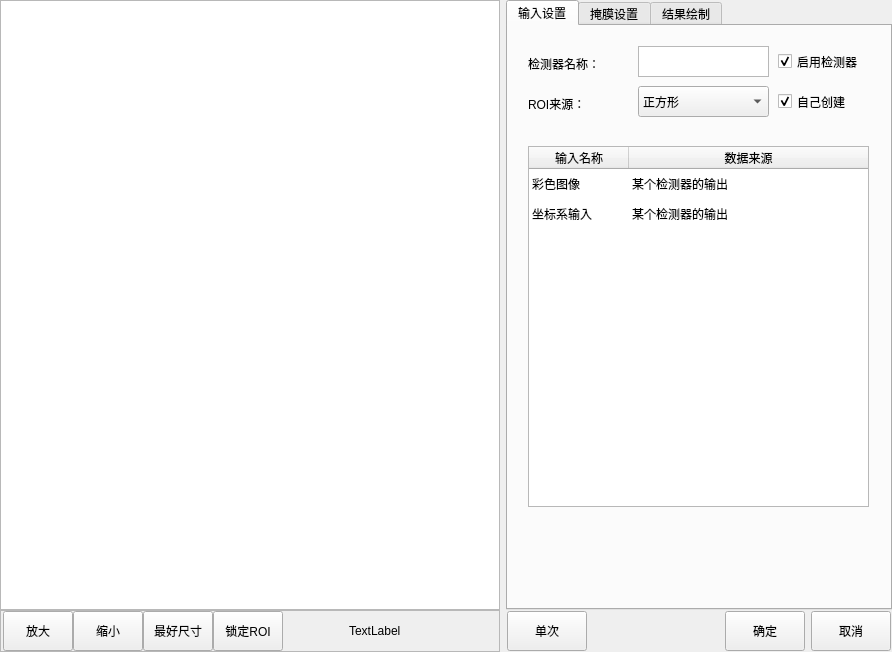
<?xml version="1.0" encoding="UTF-8"?>
<ui version="4.0">
 <class>CMvColorImagesCut</class>
 <widget class="QWidget" name="CMvColorImagesCut">
  <property name="geometry">
   <rect>
    <x>0</x>
    <y>0</y>
    <width>892</width>
    <height>652</height>
   </rect>
  </property>
  <property name="windowTitle">
   <string>彩色图片裁剪</string>
  </property>
  <layout class="QHBoxLayout" name="horizontalLayout_3">
   <property name="leftMargin">
    <number>0</number>
   </property>
   <property name="topMargin">
    <number>0</number>
   </property>
   <property name="rightMargin">
    <number>0</number>
   </property>
   <property name="bottomMargin">
    <number>0</number>
   </property>
   <item>
    <layout class="QVBoxLayout" name="verticalLayout">
     <property name="spacing">
      <number>0</number>
     </property>
     <item>
      <widget class="QGraphicsView" name="graphicsView_mainImage">
       <property name="minimumSize">
        <size>
         <width>500</width>
         <height>600</height>
        </size>
       </property>
      </widget>
     </item>
     <item>
      <widget class="QFrame" name="frame">
       <property name="minimumSize">
        <size>
         <width>0</width>
         <height>42</height>
        </size>
       </property>
       <property name="maximumSize">
        <size>
         <width>16777215</width>
         <height>42</height>
        </size>
       </property>
       <property name="frameShape">
        <enum>QFrame::StyledPanel</enum>
       </property>
       <property name="frameShadow">
        <enum>QFrame::Raised</enum>
       </property>
       <layout class="QHBoxLayout" name="horizontalLayout">
        <property name="spacing">
         <number>0</number>
        </property>
        <property name="leftMargin">
         <number>2</number>
        </property>
        <property name="topMargin">
         <number>0</number>
        </property>
        <property name="rightMargin">
         <number>0</number>
        </property>
        <property name="bottomMargin">
         <number>0</number>
        </property>
        <item>
         <widget class="QPushButton" name="pushButton_zoomIn">
          <property name="minimumSize">
           <size>
            <width>70</width>
            <height>40</height>
           </size>
          </property>
          <property name="maximumSize">
           <size>
            <width>70</width>
            <height>40</height>
           </size>
          </property>
          <property name="text">
           <string>放大</string>
          </property>
         </widget>
        </item>
        <item>
         <widget class="QPushButton" name="pushButton_zoomOut">
          <property name="minimumSize">
           <size>
            <width>70</width>
            <height>40</height>
           </size>
          </property>
          <property name="maximumSize">
           <size>
            <width>70</width>
            <height>40</height>
           </size>
          </property>
          <property name="text">
           <string>缩小</string>
          </property>
         </widget>
        </item>
        <item>
         <widget class="QPushButton" name="pushButton_zoomBest">
          <property name="minimumSize">
           <size>
            <width>70</width>
            <height>40</height>
           </size>
          </property>
          <property name="maximumSize">
           <size>
            <width>70</width>
            <height>40</height>
           </size>
          </property>
          <property name="text">
           <string>最好尺寸</string>
          </property>
         </widget>
        </item>
        <item>
         <widget class="QPushButton" name="pushButton_lockRoiMove">
          <property name="minimumSize">
           <size>
            <width>70</width>
            <height>40</height>
           </size>
          </property>
          <property name="maximumSize">
           <size>
            <width>70</width>
            <height>40</height>
           </size>
          </property>
          <property name="text">
           <string>锁定ROI</string>
          </property>
         </widget>
        </item>
        <item>
         <spacer name="horizontalSpacer">
          <property name="orientation">
           <enum>Qt::Horizontal</enum>
          </property>
          <property name="sizeHint" stdset="0">
           <size>
            <width>63</width>
            <height>20</height>
           </size>
          </property>
         </spacer>
        </item>
        <item>
         <widget class="QLabel" name="label_mousePos">
          <property name="minimumSize">
           <size>
            <width>150</width>
            <height>40</height>
           </size>
          </property>
          <property name="maximumSize">
           <size>
            <width>150</width>
            <height>40</height>
           </size>
          </property>
          <property name="text">
           <string>TextLabel</string>
          </property>
         </widget>
        </item>
       </layout>
      </widget>
     </item>
    </layout>
   </item>
   <item>
    <layout class="QVBoxLayout" name="verticalLayout_2">
     <property name="spacing">
      <number>0</number>
     </property>
     <item>
      <widget class="QTabWidget" name="tabWidget">
       <property name="minimumSize">
        <size>
         <width>382</width>
         <height>602</height>
        </size>
       </property>
       <property name="maximumSize">
        <size>
         <width>16777215</width>
         <height>16777215</height>
        </size>
       </property>
       <property name="currentIndex">
        <number>0</number>
       </property>
       <widget class="QWidget" name="tab">
        <attribute name="title">
         <string>输入设置</string>
        </attribute>
        <widget class="QLabel" name="label_funcName">
         <property name="geometry">
          <rect>
           <x>20</x>
           <y>30</y>
           <width>81</width>
           <height>16</height>
          </rect>
         </property>
         <property name="text">
          <string>检测器名称：</string>
         </property>
        </widget>
        <widget class="QLabel" name="label_roiCreat">
         <property name="geometry">
          <rect>
           <x>20</x>
           <y>70</y>
           <width>91</width>
           <height>16</height>
          </rect>
         </property>
         <property name="text">
          <string>ROI来源：</string>
         </property>
        </widget>
        <widget class="QCheckBox" name="checkBox_enableFunc">
         <property name="geometry">
          <rect>
           <x>270</x>
           <y>20</y>
           <width>101</width>
           <height>31</height>
          </rect>
         </property>
         <property name="minimumSize">
          <size>
           <width>101</width>
           <height>31</height>
          </size>
         </property>
         <property name="text">
          <string>启用检测器</string>
         </property>
         <property name="checked">
          <bool>true</bool>
         </property>
        </widget>
        <widget class="QCheckBox" name="checkBox_roiCreat">
         <property name="geometry">
          <rect>
           <x>270</x>
           <y>60</y>
           <width>101</width>
           <height>31</height>
          </rect>
         </property>
         <property name="minimumSize">
          <size>
           <width>101</width>
           <height>31</height>
          </size>
         </property>
         <property name="text">
          <string>自己创建</string>
         </property>
         <property name="checked">
          <bool>true</bool>
         </property>
         <property name="tristate">
          <bool>false</bool>
         </property>
        </widget>
        <widget class="QPlainTextEdit" name="plainTextEdit_funcName">
         <property name="geometry">
          <rect>
           <x>130</x>
           <y>20</y>
           <width>131</width>
           <height>31</height>
          </rect>
         </property>
         <property name="minimumSize">
          <size>
           <width>131</width>
           <height>31</height>
          </size>
         </property>
         <property name="maximumSize">
          <size>
           <width>131</width>
           <height>31</height>
          </size>
         </property>
         <property name="overwriteMode">
          <bool>false</bool>
         </property>
        </widget>
        <widget class="QComboBox" name="comboBox_imageSource">
         <property name="geometry">
          <rect>
           <x>130</x>
           <y>60</y>
           <width>131</width>
           <height>31</height>
          </rect>
         </property>
         <property name="minimumSize">
          <size>
           <width>131</width>
           <height>31</height>
          </size>
         </property>
         <property name="maximumSize">
          <size>
           <width>131</width>
           <height>31</height>
          </size>
         </property>
         <item>
          <property name="text">
           <string>正方形</string>
          </property>
         </item>
         <item>
          <property name="text">
           <string>圆形</string>
          </property>
         </item>
         <item>
          <property name="text">
           <string>多边形</string>
          </property>
         </item>
        </widget>
        <widget class="QTableWidget" name="tableWidget_input">
         <property name="geometry">
          <rect>
           <x>20</x>
           <y>120</y>
           <width>341</width>
           <height>361</height>
          </rect>
         </property>
         <property name="editTriggers">
          <set>QAbstractItemView::NoEditTriggers</set>
         </property>
         <property name="selectionMode">
          <enum>QAbstractItemView::SingleSelection</enum>
         </property>
         <property name="horizontalScrollMode">
          <enum>QAbstractItemView::ScrollPerItem</enum>
         </property>
         <property name="showGrid">
          <bool>false</bool>
         </property>
         <property name="sortingEnabled">
          <bool>false</bool>
         </property>
         <attribute name="horizontalHeaderCascadingSectionResizes">
          <bool>false</bool>
         </attribute>
         <attribute name="horizontalHeaderShowSortIndicator" stdset="0">
          <bool>false</bool>
         </attribute>
         <attribute name="horizontalHeaderStretchLastSection">
          <bool>true</bool>
         </attribute>
         <attribute name="verticalHeaderVisible">
          <bool>false</bool>
         </attribute>
         <attribute name="verticalHeaderCascadingSectionResizes">
          <bool>false</bool>
         </attribute>
         <row>
          <property name="text">
           <string>1</string>
          </property>
         </row>
         <row>
          <property name="text">
           <string>2</string>
          </property>
         </row>
         <column>
          <property name="text">
           <string>输入名称</string>
          </property>
         </column>
         <column>
          <property name="text">
           <string>数据来源</string>
          </property>
         </column>
         <item row="0" column="0">
          <property name="text">
           <string>彩色图像</string>
          </property>
         </item>
         <item row="0" column="1">
          <property name="text">
           <string>某个检测器的输出</string>
          </property>
         </item>
         <item row="1" column="0">
          <property name="text">
           <string>坐标系输入 </string>
          </property>
         </item>
         <item row="1" column="1">
          <property name="text">
           <string>某个检测器的输出</string>
          </property>
         </item>
        </widget>
       </widget>
       <widget class="QWidget" name="tab_3">
        <attribute name="title">
         <string>掩膜设置</string>
        </attribute>
        <widget class="QComboBox" name="comboBox_dEtectionMask">
         <property name="geometry">
          <rect>
           <x>130</x>
           <y>20</y>
           <width>131</width>
           <height>31</height>
          </rect>
         </property>
         <item>
          <property name="text">
           <string>不使用掩膜</string>
          </property>
         </item>
         <item>
          <property name="text">
           <string>本检测器ROI内掩膜</string>
          </property>
         </item>
         <item>
          <property name="text">
           <string>其他算法的掩膜</string>
          </property>
         </item>
        </widget>
        <widget class="QLabel" name="label_dEtectionMask">
         <property name="geometry">
          <rect>
           <x>10</x>
           <y>20</y>
           <width>111</width>
           <height>31</height>
          </rect>
         </property>
         <property name="text">
          <string>检测区域的掩膜：</string>
         </property>
        </widget>
        <widget class="QWidget" name="widget_Mask" native="true">
         <property name="enabled">
          <bool>false</bool>
         </property>
         <property name="geometry">
          <rect>
           <x>0</x>
           <y>50</y>
           <width>371</width>
           <height>251</height>
          </rect>
         </property>
         <widget class="QLabel" name="label_penWidth">
          <property name="geometry">
           <rect>
            <x>10</x>
            <y>50</y>
            <width>111</width>
            <height>31</height>
           </rect>
          </property>
          <property name="text">
           <string>画笔尺寸：</string>
          </property>
         </widget>
         <widget class="QSpinBox" name="spinBox_lightTime">
          <property name="geometry">
           <rect>
            <x>130</x>
            <y>50</y>
            <width>131</width>
            <height>31</height>
           </rect>
          </property>
          <property name="suffix">
           <string>像素</string>
          </property>
          <property name="minimum">
           <number>5</number>
          </property>
          <property name="maximum">
           <number>1000</number>
          </property>
         </widget>
         <widget class="QPushButton" name="pushButton_maskAll">
          <property name="geometry">
           <rect>
            <x>10</x>
            <y>160</y>
            <width>121</width>
            <height>40</height>
           </rect>
          </property>
          <property name="minimumSize">
           <size>
            <width>0</width>
            <height>40</height>
           </size>
          </property>
          <property name="maximumSize">
           <size>
            <width>16777215</width>
            <height>30</height>
           </size>
          </property>
          <property name="text">
           <string>掩盖所有</string>
          </property>
         </widget>
         <widget class="QPushButton" name="pushButton_maskNull">
          <property name="enabled">
           <bool>false</bool>
          </property>
          <property name="geometry">
           <rect>
            <x>10</x>
            <y>110</y>
            <width>121</width>
            <height>40</height>
           </rect>
          </property>
          <property name="minimumSize">
           <size>
            <width>0</width>
            <height>40</height>
           </size>
          </property>
          <property name="maximumSize">
           <size>
            <width>16777215</width>
            <height>30</height>
           </size>
          </property>
          <property name="text">
           <string>清空掩膜</string>
          </property>
         </widget>
         <widget class="QPushButton" name="pushButton_saveMask">
          <property name="geometry">
           <rect>
            <x>10</x>
            <y>210</y>
            <width>121</width>
            <height>40</height>
           </rect>
          </property>
          <property name="minimumSize">
           <size>
            <width>0</width>
            <height>40</height>
           </size>
          </property>
          <property name="maximumSize">
           <size>
            <width>16777215</width>
            <height>30</height>
           </size>
          </property>
          <property name="text">
           <string>保存修改</string>
          </property>
         </widget>
         <widget class="QLabel" name="label_editMode">
          <property name="geometry">
           <rect>
            <x>10</x>
            <y>10</y>
            <width>111</width>
            <height>31</height>
           </rect>
          </property>
          <property name="text">
           <string>编辑方式：</string>
          </property>
         </widget>
         <widget class="QComboBox" name="comboBox_editMode">
          <property name="geometry">
           <rect>
            <x>130</x>
            <y>10</y>
            <width>131</width>
            <height>31</height>
           </rect>
          </property>
          <item>
           <property name="text">
            <string>增加掩膜</string>
           </property>
          </item>
          <item>
           <property name="text">
            <string>删除掩膜</string>
           </property>
          </item>
         </widget>
        </widget>
       </widget>
       <widget class="QWidget" name="tab_4">
        <attribute name="title">
         <string>结果绘制</string>
        </attribute>
        <widget class="QCheckBox" name="checkBox_valuTrig">
         <property name="geometry">
          <rect>
           <x>10</x>
           <y>20</y>
           <width>80</width>
           <height>31</height>
          </rect>
         </property>
         <property name="text">
          <string>启用绘制</string>
         </property>
         <property name="checked">
          <bool>true</bool>
         </property>
        </widget>
       </widget>
      </widget>
     </item>
     <item>
      <layout class="QHBoxLayout" name="horizontalLayout_2">
       <property name="leftMargin">
        <number>1</number>
       </property>
       <property name="topMargin">
        <number>1</number>
       </property>
       <property name="rightMargin">
        <number>1</number>
       </property>
       <property name="bottomMargin">
        <number>1</number>
       </property>
       <item>
        <widget class="QPushButton" name="pushButton_ones">
         <property name="minimumSize">
          <size>
           <width>80</width>
           <height>40</height>
          </size>
         </property>
         <property name="maximumSize">
          <size>
           <width>80</width>
           <height>40</height>
          </size>
         </property>
         <property name="text">
          <string>单次</string>
         </property>
        </widget>
       </item>
       <item>
        <spacer name="horizontalSpacer_2">
         <property name="orientation">
          <enum>Qt::Horizontal</enum>
         </property>
         <property name="sizeHint" stdset="0">
          <size>
           <width>40</width>
           <height>20</height>
          </size>
         </property>
        </spacer>
       </item>
       <item>
        <widget class="QPushButton" name="pushButton_affirm">
         <property name="minimumSize">
          <size>
           <width>80</width>
           <height>40</height>
          </size>
         </property>
         <property name="maximumSize">
          <size>
           <width>80</width>
           <height>40</height>
          </size>
         </property>
         <property name="text">
          <string>确定</string>
         </property>
        </widget>
       </item>
       <item>
        <widget class="QPushButton" name="pbPrev_cancel">
         <property name="minimumSize">
          <size>
           <width>80</width>
           <height>40</height>
          </size>
         </property>
         <property name="maximumSize">
          <size>
           <width>80</width>
           <height>40</height>
          </size>
         </property>
         <property name="text">
          <string>取消</string>
         </property>
        </widget>
       </item>
      </layout>
     </item>
    </layout>
   </item>
  </layout>
 </widget>
 <layoutdefault spacing="6" margin="11"/>
 <resources>
  <include location="CMvContourMatching.qrc"/>
 </resources>
 <connections/>
</ui>
